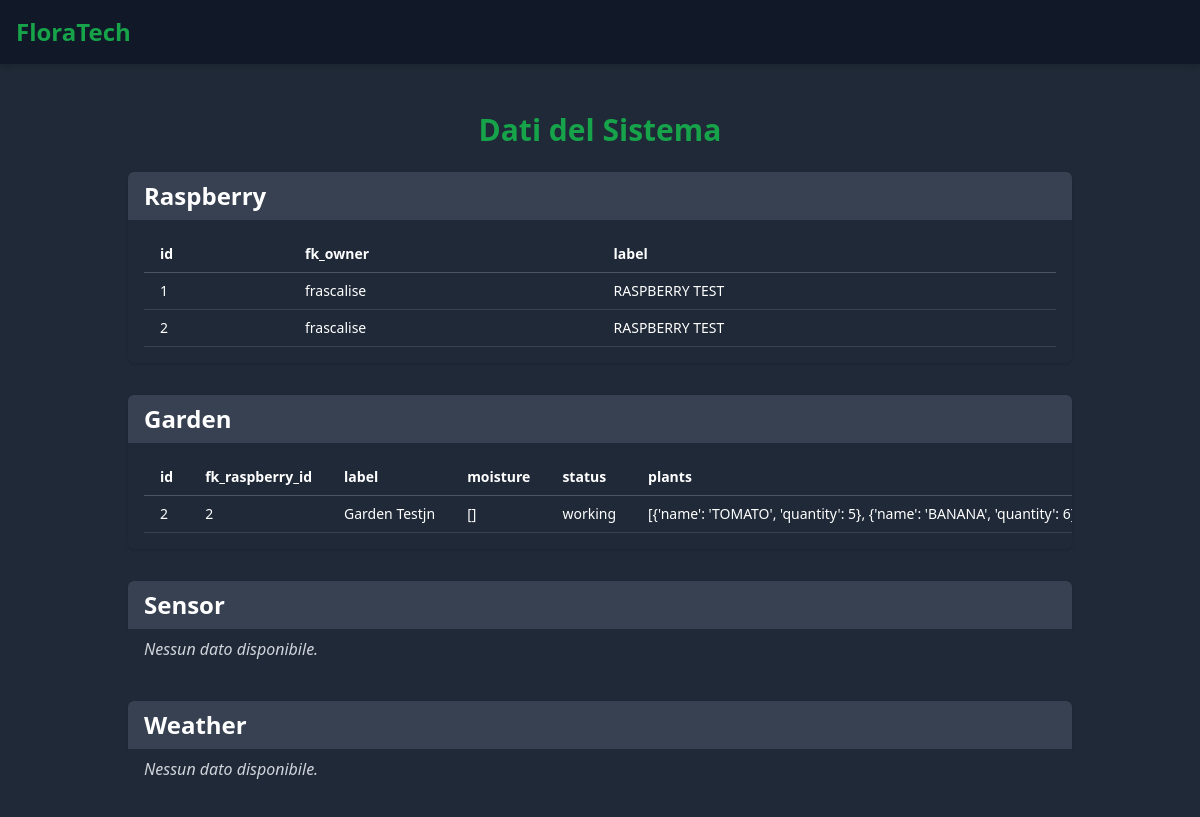
Page /api/show_all/ on the earlier database version.
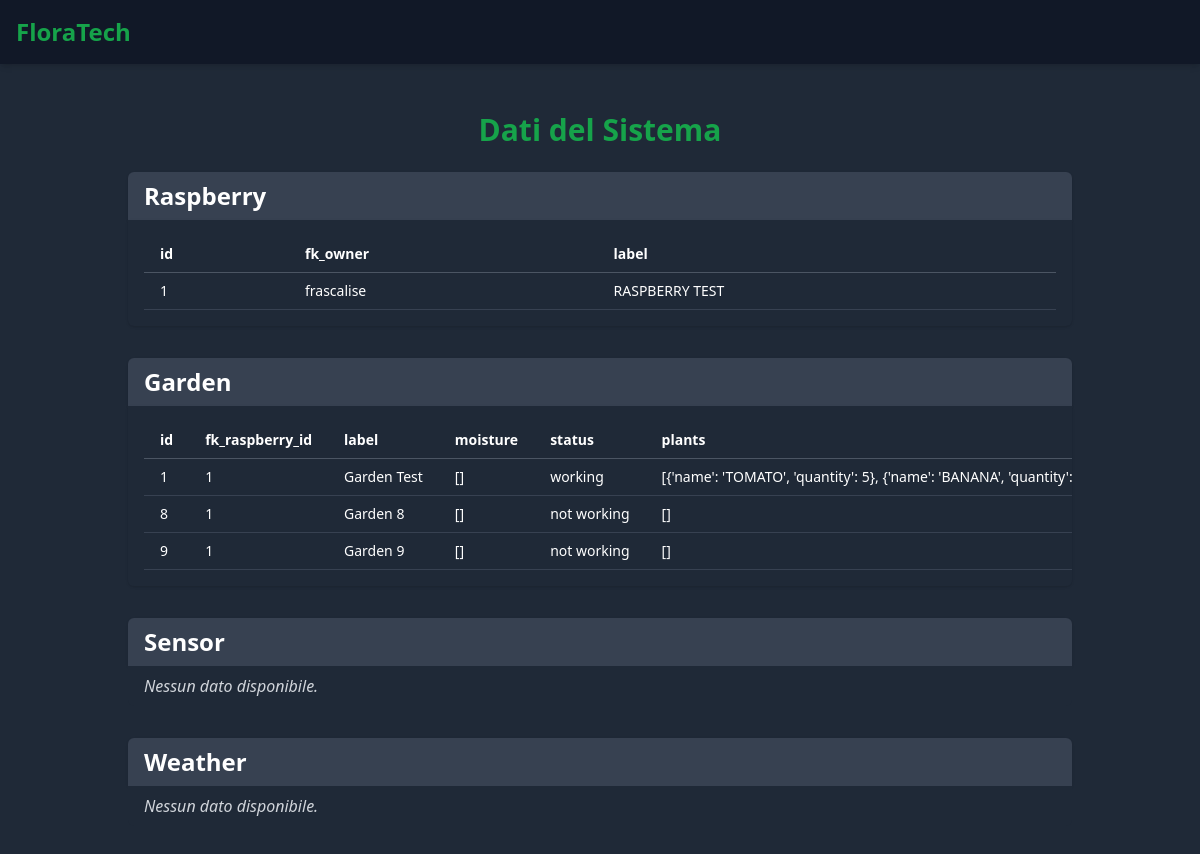
Same page on the later database version.
### accounts/models.py (models this page shows)
class Raspberry(models.Model):
    id = models.AutoField(primary_key=True)
    fk_owner = models.CharField(max_length=50)
    label = models.CharField(max_length=50)

class Garden(models.Model):
    id = models.AutoField(primary_key=True)
    fk_raspberry = models.ForeignKey(Raspberry, on_delete=models.CASCADE)
    label = models.CharField(max_length=50)
    moisture = models.JSONField(default=list)
    status = models.CharField(default="not working", max_length=50) # [ working, not working ]
    plants = models.JSONField(default=list)

### FloraTech/views.py (the view)
# urls.py: path("api/show_all/", show_all, name="show_all"),
def show_all(request):
    raspberry = Raspberry.objects.all().values()
    garden = Garden.objects.all().values()
    sensor = Sensor.objects.all().values()
    weather = Weather.objects.all().values()
    data = {
        'raspberry': list(raspberry),
        'garden': list(garden),
        'sensor': list(sensor),
        'weather': list(weather),
    }
    return render(request, 'api/show_all.html', {'data': data})

### templates/api/show_all.html (shortened to what this page needs)
{% extends "base.html" %}
{% block content %}
<div class="container mx-auto px-4 py-6">
    <h1 class="text-3xl font-bold text-green-600 mb-6 text-center">Dati del Sistema</h1>
    {% for key, items in data.items %}
    <div class="mb-8">
        <h2 class="text-2xl font-semibold text-white bg-gray-700 px-4 py-2 rounded-t-md shadow">
            {{ key|capfirst }}
        </h2>
        {% if items %}
        <div class="bg-gray-800 text-white p-4 rounded-b-md shadow overflow-x-auto">
            <table class="min-w-full text-sm text-left">
                <thead class="border-b border-gray-600">
                    <tr>
                        {% for field in items.0.keys %}
                        <th class="px-4 py-2">{{ field }}</th>
                        {% endfor %}
                    </tr>
                </thead>
                <tbody>
                    {% for item in items %}
                    <tr class="border-b border-gray-700 hover:bg-gray-700">
                        {% for value in item.values %}
                        <td class="px-4 py-2 whitespace-nowrap">{{ value }}</td>
                        {% endfor %}
                    </tr>
                    {% endfor %}
                </tbody>
            </table>
        </div>
        {% else %}
        <p class="text-gray-300 italic px-4 py-2 bg-gray-800 rounded-b-md">Nessun dato disponibile.</p>
        {% endif %}
    </div>
    {% endfor %}
</div>
{% endblock %}

### templates/base.html (shortened to what this page needs)
<!DOCTYPE html>
<html lang="it">
<head>
    <script src="https://cdn.tailwindcss.com"></script>
</head>
<body class="bg-gray-800">
    <nav class="bg-gray-900 p-4 flex justify-between items-center shadow-md">
        <a class="text-2xl font-bold text-green-600" href="{% url 'home' %}">FloraTech</a>
    </nav>
    <div class="container mx-auto p-6">
        {% block content %}{% endblock %}
    </div>
</body>
</html>

Differences in the rows shown:
removed Raspberry: values "2" "frascalise" "RASPBERRY TEST", shown under "Raspberry"
removed Garden: key "Garden", keys "id" "fk_raspberry_id" "label" "moisture" "status" "plants", values "2" "2" "Garden Testjn" "[]" "working" "[{'name': 'TOMATO', 'quantity': 5}, {'name': 'BANANA', 'quantity':…"
added Garden: key "Garden", keys "id" "fk_raspberry_id" "label" "moisture" "status" "plants", values "1" "1" "Garden Test" "[]" "working" "[{'name': 'TOMATO', 'quantity': 5}, {'name': 'BANANA', 'quantity':…"
added Garden: values "8" "1" "Garden 8" "[]" "not working" "[]", shown under "Garden"
added Garden: values "9" "1" "Garden 9" "[]" "not working" "[]", shown under "Garden"
